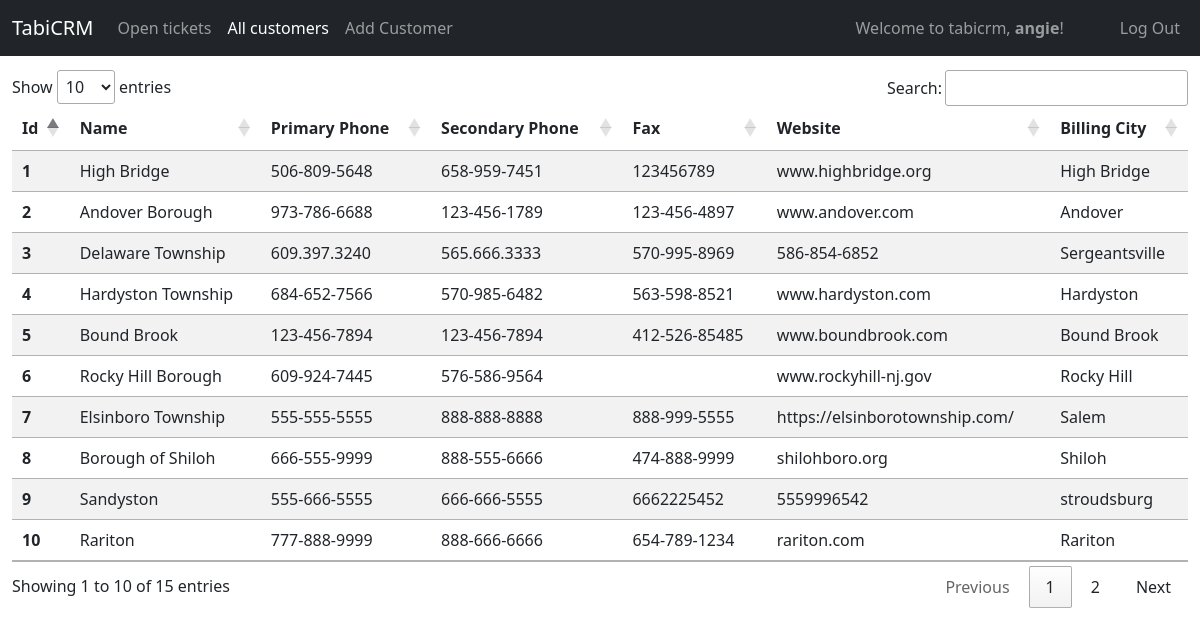
The page /all_customers (signed in) on the database its author committed.
### tabicrm/models.py (models this page shows, shortened)
class User(AbstractUser):
    id = models.AutoField(primary_key=True)
    role = models.CharField(max_length=64)
    title = models.CharField(max_length=64, null=True, blank=True)
    department = models.CharField(max_length=64, null=True, blank=True)
    extension = models.CharField(max_length=64, null=True, blank=True)
    cellphone = models.CharField(max_length=64, null=True, blank=True)
    street = models.CharField(max_length=64, null=True, blank=True)
    city = models.CharField(max_length=64, null=True, blank=True)
    state = models.CharField(max_length=64, null=True, blank=True)
    zip = models.CharField(max_length=64, null=True, blank=True)
    country = models.CharField(max_length=64, null=True, blank=True)

class Customer(models.Model):
    id = models.AutoField(primary_key=True)
    name = models.CharField(max_length=255)
    primary_phone = models.CharField(max_length=255)
    fax =  models.CharField(max_length=255, null=True, blank=True)
    secondary_phone =  models.CharField(max_length=64, null=True, blank=True)
    website = models.CharField(max_length=255, null=True, blank=True)
    notes = models.TextField(null=True, blank=True)
    billing_address_one = models.CharField(max_length=255, null=True, blank=True)
    billing_address_two = models.CharField(max_length=255, null=True, blank=True)
    billing_address_city = models.CharField(max_length=255, null=True, blank=True)
    billing_address_state = models.CharField(max_length=255, null=True, blank=True)
    billing_address_zip = models.CharField(max_length=255, null=True, blank=True)
    billing_address_country = models.CharField(max_length=255, null=True, blank=True)
    shipping_address_one = models.CharField(max_length=255, null=True, blank=True)
    shipping_address_two = models.CharField(max_length=255, null=True, blank=True)
    shipping_address_city = models.CharField(max_length=255, null=True, blank=True)
    shipping_address_state = models.CharField(max_length=255, null=True, blank=True)
    shipping_address_zip = models.CharField(max_length=255, null=True, blank=True)
    shipping_address_country = models.CharField(max_length=255, null=True, blank=True)
    added_by = models.ForeignKey(User, on_delete=SET_NULL, related_name="customer_addedby", blank=True, null=True)
    updated_by = models.ForeignKey(User, on_delete=SET_NULL, related_name="customer_updatedon", blank=True, null=True)
    created_on = models.DateTimeField(auto_now_add=True)
    updated_on = models.DateTimeField(auto_now=True)

### tabicrm/views/customer.py (the view)
# urls.py: path("all_customers", views.all_customers, name="all_customers"),
@login_required
def all_customers(request):
    customers = Customer.objects.all()
    newTicketForm = forms.NewTicketForm()
    return render(request,"tabicrm/all_customers.html", {"customers": customers, 'newTicketForm':newTicketForm, "navall_customers": True})

### tabicrm/forms.py
class NewTicketForm(ModelForm):
    class Meta:
        model = Ticket
        fields = (
                'assigned_to',
                'title',
                'status',
                'priority',
                'description',
                'results',
                'solution',
            )
        widgets = {
            'assigned_to': Select(attrs={'class': "form-select mb-2", 'placeholder': ""}),
            'title': TextInput(attrs={'class': "form-control mb-2", 'placeholder': ""}),
            'status':  Select(attrs={'class': "form-select mb-2", 'placeholder': ""}),
            'priority':  Select(attrs={'class': "form-select mb-2", 'placeholder': ""}),
            'results':  Select(attrs={'class': "form-select mb-2", 'placeholder': ""}),
            'description': Textarea(attrs={'rows': 3,'class': "form-control mb-2", 'placeholder': ""}),
            'solution': Textarea(attrs={'rows': 3,'class': "form-control mb-2", 'placeholder': ""}),
        }

### tabicrm/templates/tabicrm/all_customers.html (shortened to what this page needs)
{% extends "tabicrm/layout.html" %}
{% load static %}
{% load humanize %}
{% block body %}
<div class="container-fluid">
    <table class="table table-striped table-responsive" id="customersTable">
        <thead class="thead-dark">
            <tr>
                <th scope="col">Id</th>
                <th scope="col">Name</th>
                <th scope="col">Primary Phone</th>
                <th scope="col">Secondary Phone</th>
                <th scope="col">Fax</th>
                <th scope="col">Website</th>
                <th scope="col">Billing City</th>
            </tr>
        </thead>
        <tbody>
            {% for customer in customers %}
            <tr class="select-customer" id="{{customer.id}}" onclick="viewCustomer('{{customer.id}}')">
                <th scope=" row">{{customer.id}}</th>
                <td>{{customer.name}}</td>
                <td>{{customer.primary_phone}}</td>
                <td>{{customer.secondary_phone}}</td>
                <td>{{customer.fax}}</td>
                <td>{{customer.website}}</td>
                <td>{{customer.billing_address_city}}</td>
            </tr>
            {% endfor%}
        </tbody>
    </table>
</div>
{% endblock %}

### tabicrm/templates/tabicrm/layout.html (shortened to what this page needs)
{% load static %}
<!DOCTYPE html>
<html lang="en">
<head>
    <link href="https://cdn.jsdelivr.net/npm/bootstrap@5.1.3/dist/css/bootstrap.min.css" rel="stylesheet"
>
    <link rel="stylesheet"
        href="https://maxst.icons8.com/vue-static/landings/line-awesome/line-awesome/1.3.0/css/line-awesome.min.css">
    <link href="{% static 'tabicrm/styles.css' %}" rel="stylesheet">
    <link rel="stylesheet" href="https://cdn.datatables.net/1.11.3/css/jquery.dataTables.min.css">
</head>
<body>
    <nav class="navbar navbar-expand-xl navbar-dark bg-dark mb-5 fixed-top">
        <div class="container-fluid">
            <a class="navbar-brand" href="{% url 'index' %}">TabiCRM</a>
            <div class="collapse navbar-collapse" id="navbarText">
                <ul class="navbar-nav me-auto mb-2 mb-lg-0">
                    {% if user.is_authenticated %}
                    <li class="nav-item">
                        <a class="nav-link {% if navopen_tickets %}active{% endif %}" href="{% url 'index' %}">Open
                            tickets</a>
                    </li>
                    <li class="nav-item">
                        <a class="nav-link {% if navall_customers %}active{% endif %}"
                            href="{% url 'all_customers' %}">All customers</a>
                    </li>
                    <li class="nav-item">
                        <a class="nav-link {% if navadd_customer %}active{% endif %}"
                            href="{% url 'add_customer' %}">Add Customer</a>
                    </li>
                    {% endif %}
                </ul>
                <span class="navbar-text me-5">
                    {% if user.is_authenticated %}
                    Welcome to tabicrm, <strong>{{ user.username }}</strong>!
                    {% endif %}
                </span>
                <ul class="navbar-nav  mb-2 mb-lg-0">
                    {% if user.is_authenticated %}
                    <li class="nav-item">
                        <a class="nav-link" href="{% url 'logout' %}">Log Out</a>
                    </li>
                    {% else %}
                    <li class="nav-item">
                        <a class="nav-link {% if navlogin %}active{% endif %}" href="{% url 'login' %}">Log In</a>
                    </li>
                    {% endif %}
                </ul>
            </div>
        </div>
    </nav>
        {% block body %}
        {% endblock %}
</body>
</html>

### tabicrm/static/tabicrm/styles.css (style rules this page uses)
a { text-decoration: none; }
body { margin-top: 70px; }

### rows shown on the page
User: username "angie"
Customer: id "1", name "High Bridge", primary_phone "506-809-5648", secondary_phone "658-959-7451", fax "123456789", website "www.highbridge.org", billing_address_city "High Bridge"
Customer: id "2", name "Andover Borough", primary_phone "973-786-6688", secondary_phone "123-456-1789", fax "123-456-4897", website "www.andover.com", billing_address_city "Andover"
Customer: id "3", name "Delaware Township", primary_phone "609.397.3240", secondary_phone "565.666.3333", fax "570-995-8969", website "586-854-6852", billing_address_city "Sergeantsville"
Customer: id "4", name "Hardyston Township", primary_phone "684-652-7566", secondary_phone "570-985-6482", fax "563-598-8521", website "www.hardyston.com", billing_address_city "Hardyston"
Customer: id "5", name "Bound Brook", primary_phone "123-456-7894", secondary_phone "123-456-7894", fax "412-526-85485", website "www.boundbrook.com", billing_address_city "Bound Brook"
Customer: id "6", name "Rocky Hill Borough", primary_phone "609-924-7445", secondary_phone "576-586-9564", website "www.rockyhill-nj.gov", billing_address_city "Rocky Hill"
Customer: id "7", name "Elsinboro Township", primary_phone "555-555-5555", secondary_phone "888-888-8888", fax "888-999-5555", website "https://elsinborotownship.com/", billing_address_city "Salem"
Customer: id "8", name "Borough of Shiloh", primary_phone "666-555-9999", secondary_phone "888-555-6666", fax "474-888-9999", website "shilohboro.org", billing_address_city "Shiloh"
Customer: id "9", name "Sandyston", primary_phone "555-666-5555", secondary_phone "666-666-5555", fax "6662225452", website "5559996542", billing_address_city "stroudsburg"
Customer: id "10", name "Rariton", primary_phone "777-888-9999", secondary_phone "888-666-6666", fax "654-789-1234", website "rariton.com", billing_address_city "Rariton"
